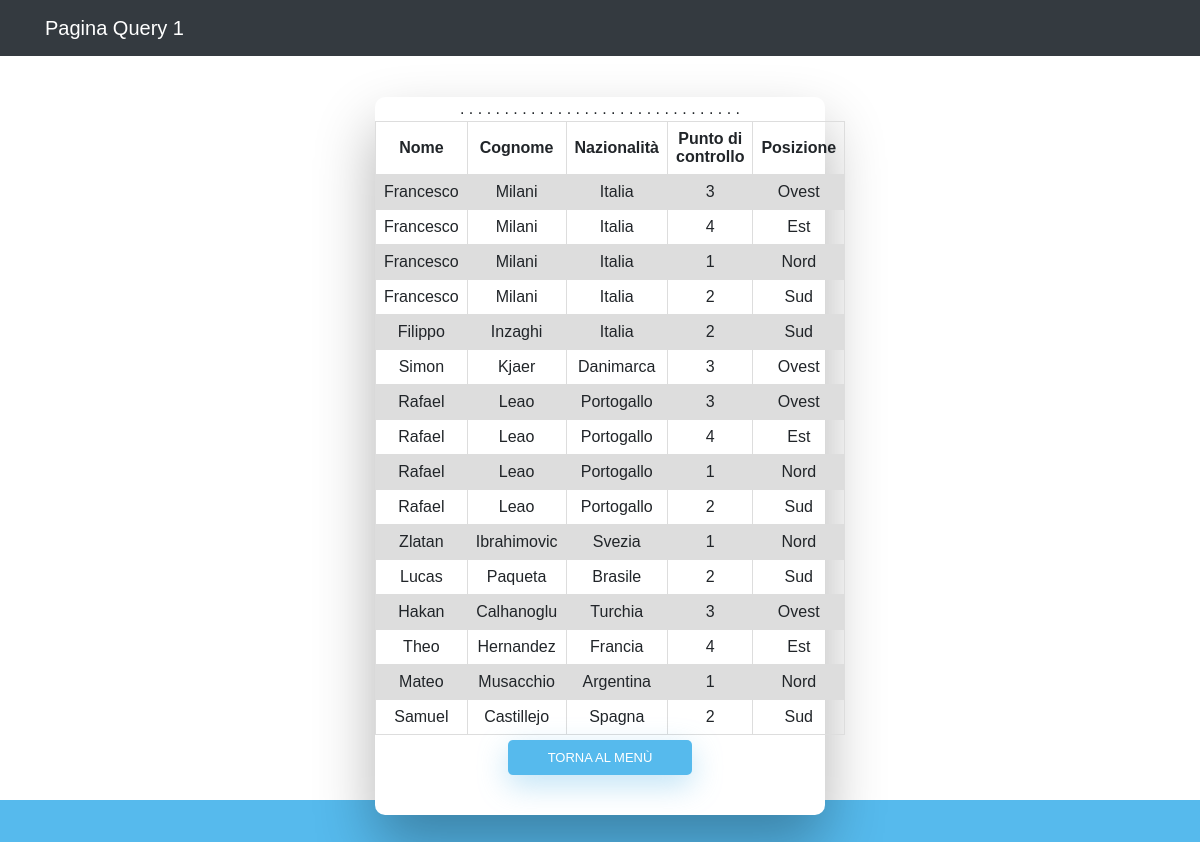
Screenshot of /Query/Query1.php with the database file from the repository.
### tables this page shows
CREATE TABLE Passeggero(
	Documento int(11) NOT NULL AUTO_INCREMENT,
	Nome varchar(14) NOT NULL,
	Cognome varchar(14) NOT NULL,
	Nazionalita varchar(14) NOT NULL,
	PRIMARY KEY (Documento)
);

CREATE TABLE Punto_Controllo(
	Codice int(11) NOT NULL AUTO_INCREMENT,
	Posizione varchar(20) NOT NULL,
	PRIMARY KEY (Codice)
);

### Query/Query1.php (the view, shortened to what this page needs)
<html>
	<head>
	</head>
	<body>
		<link href="//maxcdn.bootstrapcdn.com/bootstrap/4.0.0/css/bootstrap.min.css" rel="stylesheet" id="bootstrap-css">
		<link rel="stylesheet" type="text/css" href="style.css">
		<nav class="navbar navbar-expand-lg navbar-dark bg-dark static-top">
			<div class="container">
                <a class="navbar-brand" href="index.php">Pagina Query 1</a>
			</div>
		</nav>
		<div class="wrapper fadeInDown">
			<div id="formContent2">
                <?php
                    $connect = mysqli_connect("localhost", "root", "", "esame2013");
					$query = "SELECT Passeggero.*,Punto_Controllo.Codice AS Codice_Controllo, Punto_Controllo.Posizione
                              FROM Passeggero
                              INNER JOIN Merce
                              ON Merce.Codice_Passeggero=Passeggero.Documento
                              INNER JOIN Controllo
                              ON Controllo.Codice_Merce=Merce.Codice
							  INNER JOIN Punto_Controllo
							  ON Punto_Controllo.Codice=Controllo.Codice_Punto
							  ORDER BY Passeggero.Documento;
                              ";
					$result = mysqli_query($connect, $query);
					echo "<table>";
					echo "<tr>
                              <th>Nome          </th>
                              <th>Cognome          </th>
                              <th>Nazionalità          </th>
                              <th>Punto di controllo          </th>
                              <th>Posizione          </th>
						  </tr>";
					while($search = mysqli_fetch_array($result))
					{
						print "<tr>" . "<td>$search[Nome]</td>" . "<td>$search[Cognome]</td>" . "<td>$search[Nazionalita]</td> . <td>$search[Codice_Controllo]</td> . <td>$search[Posizione]</td></tr>";
					}
					echo "</table>";
                ?>
                <center>
                    <button type="button" onclick="window.location.href='../index.php'">Torna al Menù</button>
                </center>
			</div>
		</div>
	</body>
</html>

### Query/style.css (style rules this page uses)
html { background-color: #56baed; }
body { font-family: "Poppins", sans-serif; height: 100vh; }
a { color: #92badd; display:inline-block; text-decoration: none; font-weight: 400; }
.wrapper { display: flex; align-items: center; flex-direction: column; justify-content: center; width: 100%; min-height: 100%; padding: 20px; }
#formContent2 { -webkit-border-radius: 10px 10px 10px 10px; border-radius: 10px 10px 10px 10px; background: #fff; padding: 30px; width: 90%; max-width: 450px; position: relative; padding: 0px; -webkit-box-shadow: 0 30px 60px 0 rgba(0,0,0,0.3); box-shadow: 0 30px 60px 0 rgba(0,0,0,0.3); text-align: center; }
button[type=button] { background-color: #56baed; border: none; color: white; padding: 7.5px 40px; text-align: center; text-decoration: none; display: inline-block; text-transform: uppercase; font-size: 13px; -webkit-box-shadow: 0 10px 30px 0 rgba(95,186,233,0.4); box-shadow: 0 10px 30px 0 rgba(95,186,233,0.4); -webkit-border-radius: 5px 5px 5px 5px; border-radius: 5px 5px 5px 5px; margin: 5px 20px 40px 20px; -webkit-transition: all 0.3s ease-in-out; -moz-transition: all 0.3s ease-in-out; -ms-transition: all 0.3s ease-in-out; -o-transition: all 0.3s ease-in-out; transition: all 0.3s ease-in-out; }
.fadeInDown { -webkit-animation-name: fadeInDown; animation-name: fadeInDown; -webkit-animation-duration: 1s; animation-duration: 1s; -webkit-animation-fill-mode: both; animation-fill-mode: both; }
table { text-align: center; font-family: arial, sans-serif; border-collapse: collapse; width: 100%; }
td, th, tr { text-align: center; border: 1px solid #dddddd; padding: 8px; }
tr:nth-child(even) { text-align: center; background-color: #dddddd; }

### rows the page displays
passeggero: Nome "Francesco", Cognome "Milani", Nazionalita "Italia", punto_controllo.Codice "3", punto_controllo.Posizione "Ovest", punto_controllo.Codice "4", punto_controllo.Posizione "Est", punto_controllo.Codice "1", punto_controllo.Posizione "Nord", punto_controllo.Codice "2", punto_controllo.Posizione "Sud"
passeggero: Nome "Filippo", Cognome "Inzaghi", Nazionalita "Italia", punto_controllo.Codice "2", punto_controllo.Posizione "Sud"
passeggero: Nome "Simon", Cognome "Kjaer", Nazionalita "Danimarca", punto_controllo.Codice "3", punto_controllo.Posizione "Ovest"
passeggero: Nome "Rafael", Cognome "Leao", Nazionalita "Portogallo", punto_controllo.Codice "3", punto_controllo.Posizione "Ovest", punto_controllo.Codice "4", punto_controllo.Posizione "Est", punto_controllo.Codice "1", punto_controllo.Posizione "Nord", punto_controllo.Codice "2", punto_controllo.Posizione "Sud"
passeggero: Nome "Zlatan", Cognome "Ibrahimovic", Nazionalita "Svezia", punto_controllo.Codice "1", punto_controllo.Posizione "Nord"
passeggero: Nome "Lucas", Cognome "Paqueta", Nazionalita "Brasile", punto_controllo.Codice "2", punto_controllo.Posizione "Sud"
passeggero: Nome "Hakan", Cognome "Calhanoglu", Nazionalita "Turchia", punto_controllo.Codice "3", punto_controllo.Posizione "Ovest"
passeggero: Nome "Theo", Cognome "Hernandez", Nazionalita "Francia", punto_controllo.Codice "4", punto_controllo.Posizione "Est"
passeggero: Nome "Mateo", Cognome "Musacchio", Nazionalita "Argentina", punto_controllo.Codice "1", punto_controllo.Posizione "Nord"
passeggero: Nome "Samuel", Cognome "Castillejo", Nazionalita "Spagna", punto_controllo.Codice "2", punto_controllo.Posizione "Sud"
